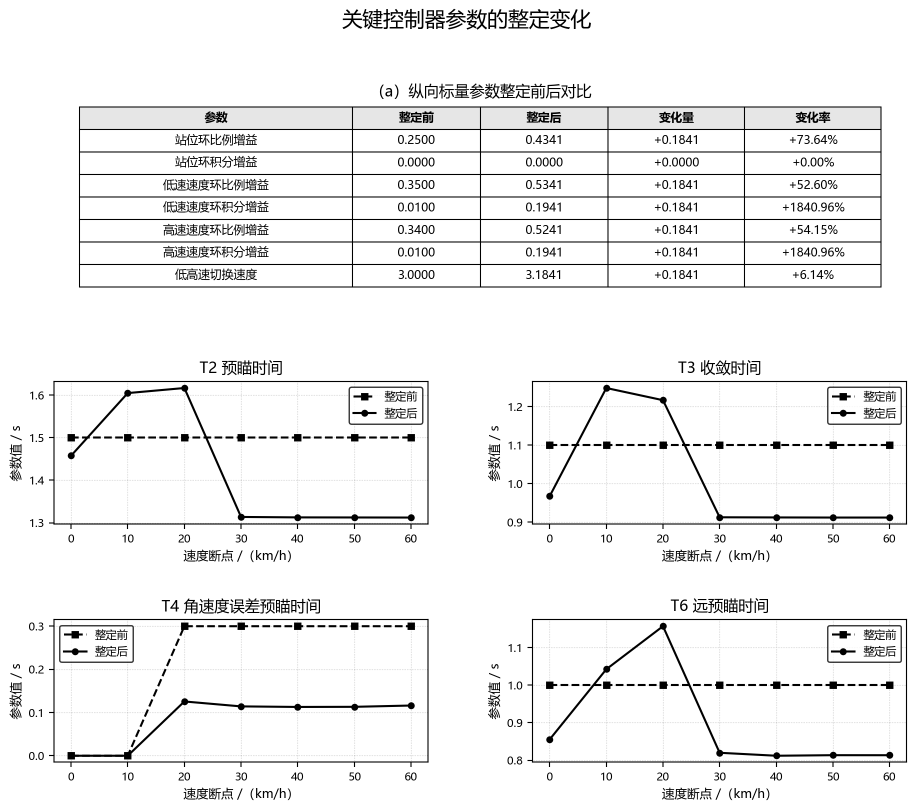
#> input picture 专利撰写/可微控制参数整定交底书_V10_基于V7重制/figures/fig4_parameter_changes.png, 1833 x 1623 px (shown at 1/2 size)
$ python -i build_bw_figures.py   (imports and definitions only)
#> lines starting #> are read from the running program, lines starting #| are printed output that depends on the picture; after the words box and inside, x2 and y2 are one past the last pixel; in counts of white or black regions, pixels touching at a corner belong together
#> further down, picture is the input picture: shape (1623, 1833, 3); min 0, max 255, mean 240.9
# -*- coding: utf-8 -*-
"""基于 V7 的技术语义重绘黑白专利插图。

本脚本只读取 V7 对应实验的结构化结果，不读取或复用 V8/V9 图稿。
输出图统一为白底灰度 PNG；框图使用黑框和黑箭头，曲线使用线型与
标记区分，柱状图使用纹理区分，适合嵌入正式专利技术交底书。
"""

from __future__ import annotations

from pathlib import Path
from typing import Iterable

import matplotlib as mpl
import matplotlib.pyplot as plt
import numpy as np
import yaml
import cv2
from matplotlib.lines import Line2D
from matplotlib.patches import FancyArrowPatch, Rectangle
from PIL import Image, ImageDraw, ImageFont


ROOT = Path(__file__).resolve().parents[2]
OUT_DIR = Path(__file__).resolve().parent
FIG_DIR = OUT_DIR / "figures"
RESULT_DIR = (
    ROOT
    / "sim"
    / "results"
    / "training"
    / "truck_trailer"
    / "20260526_123421_mlp0525"
)
LOG_PATH = RESULT_DIR / "experiment_log.yaml"

BLACK = "#000000"
WHITE = "#FFFFFF"
GRAY_1 = "#E6E6E6"
GRAY_2 = "#B3B3B3"
GRAY_3 = "#666666"


# [31 lines left out: function configure_matplotlib, not called in this run]


def load_log() -> dict:
    with LOG_PATH.open("r", encoding="utf-8") as handle:
        return yaml.safe_load(handle)


# [96 lines left out: functions style_axis, save_gray, combine_vertical, pil_font, draw_centered, draw_vertical_label and 1 more, not called in this run]


def remove_embedded_plot_title(rgb: np.ndarray) -> np.ndarray:
    """Inpaint the old title printed inside the second subplot without touching coloured curves."""
    region = np.zeros(rgb.shape[:2], dtype=np.uint8)
    y0, y1 = 175, min(335, rgb.shape[0])
#> y0 = 175; y1 = 335
    x0, x1 = 1040, min(1670, rgb.shape[1])
#> x0 = 1040; x1 = 1670
    roi = rgb[y0:y1, x0:x1]
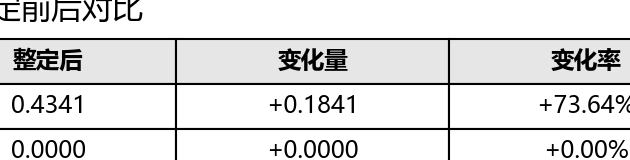
#> roi: shape (160, 630, 3); min 0, max 255, mean 221.9
    if roi.size == 0:
        return rgb
    saturation = roi.max(axis=2).astype(np.int16) - roi.min(axis=2).astype(np.int16)
#> saturation: shape (160, 630) int16; every value is 0
    intensity = roi.mean(axis=2)
    text_mask = ((saturation < 28) & (intensity < 145)).astype(np.uint8) * 255
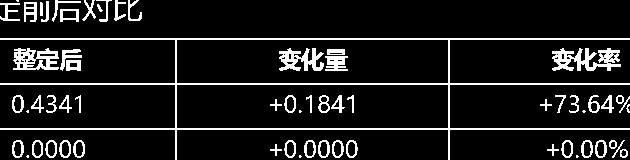
#> text_mask: shape (160, 630); 10.8% white in thin lines or dots
    text_mask = cv2.dilate(text_mask, np.ones((3, 3), np.uint8), iterations=1)
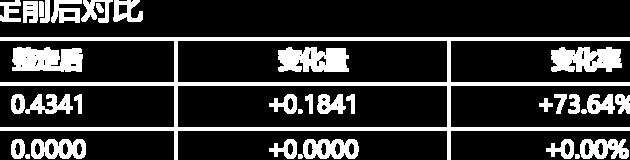
#> text_mask: shape (160, 630); 20.6% white; 35 white regions, largest, box (x1, y1, x2, y2) and area: (0, 37, 630, 160) 8448, (12, 47, 83, 72) 1497, (278, 47, 349, 72) 1453
    region[y0:y1, x0:x1] = text_mask
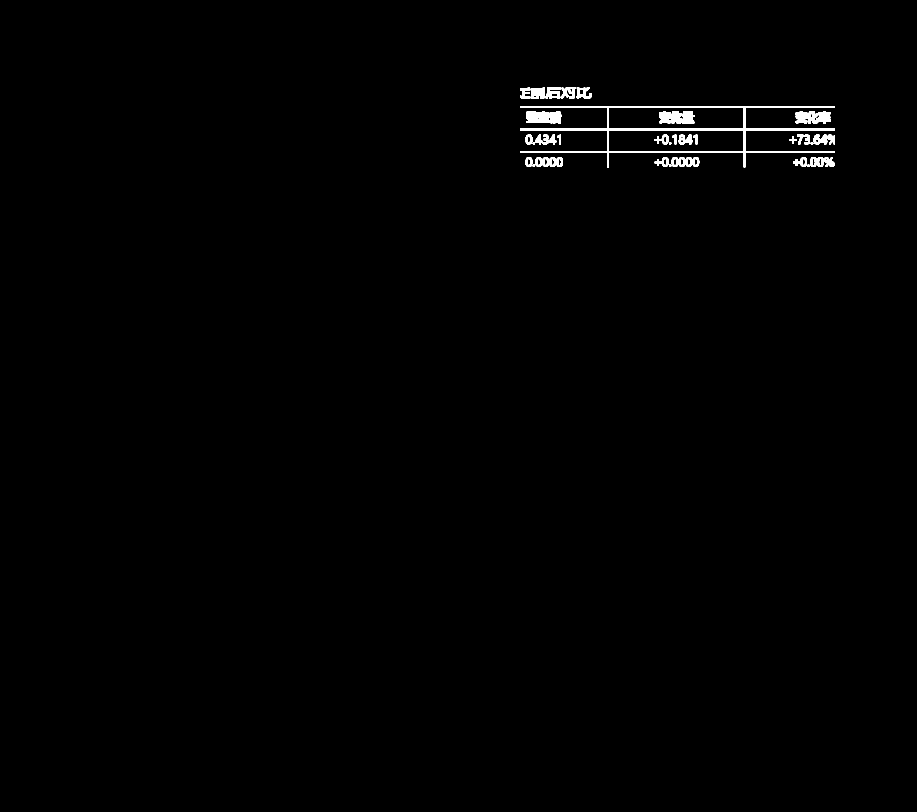
#> region: shape (1623, 1833) (shown at 1/2 size); 0.7% white; 35 white regions, largest, box (x1, y1, x2, y2) and area: (1040, 212, 1670, 335) 8448, (1052, 222, 1123, 247) 1497, (1318, 222, 1389, 247) 1453
    bgr = cv2.cvtColor(rgb, cv2.COLOR_RGB2BGR)
    repaired = cv2.inpaint(bgr, region, 3, cv2.INPAINT_TELEA)
    return cv2.cvtColor(repaired, cv2.COLOR_BGR2RGB)


# [863 lines left out: functions draw_pattern_line, relabel_actual_panel, make_actual_comparison_grid, draw_box, draw_arrow, draw_poly_arrow and 10 more, not called in this run]


# [2 lines not run here, left out]

>>> import cv2
>>> picture = cv2.cvtColor(cv2.imread('figures/fig4_parameter_changes.png'), cv2.COLOR_BGR2RGB)
>>> result = remove_embedded_plot_title(picture)
